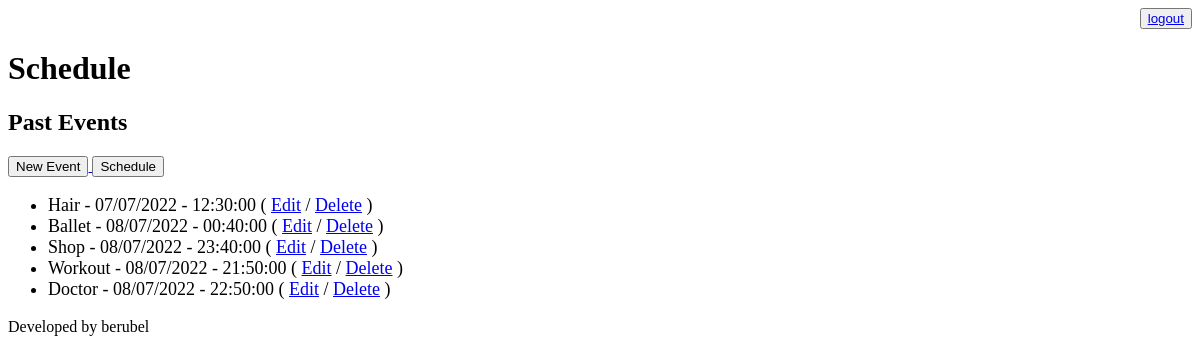
The page /agenda/historico/ (signed in) on the database as committed earlier.
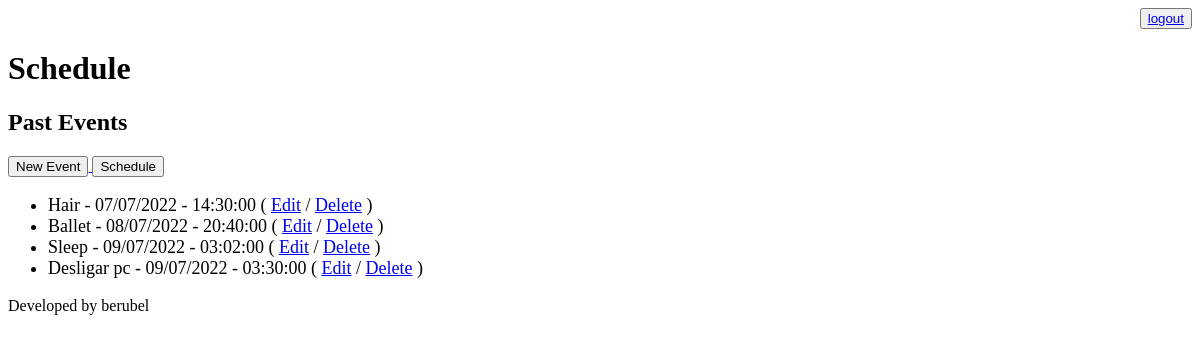
The same page on the database as committed later.
### core/models.py (models this page shows, shortened)
class Evento(models.Model):
    titulo = models.CharField(max_length=100)
    descricao = models.TextField(blank=True)
    data_evento = models.DateTimeField(verbose_name='data do evento')
    data_criacao = models.DateTimeField(auto_now=True, verbose_name= 'data da criação')
    usuario = models.ForeignKey(User, on_delete=models.CASCADE) # on_delete parameter tells django
    local = models.CharField(max_length=100, null=True)                    # what to do if user is deleted
    class Meta:
        db_table = 'evento'
    def get_data_evento(self):
        return self.data_evento.strftime("%d/%m/%Y - %H:%M:%S")

### core/views.py (the view)
# urls.py: path('agenda/historico/', views.lista_eventos_historico),
@login_required(login_url='/login/')
def lista_eventos_historico(request):
    usuario = request.user
    data_atual = datetime.now() - timedelta(hours=1)
    evento = Evento.objects.filter(usuario=usuario, data_evento__lt=data_atual) # events in the past
    data = {'eventos': evento}
    return render(request, 'historico.html', data)

### templates/historico.html
{% extends "model-page.html" %}
{% block content%}
    <h2>Past Events</h2>
    <a href="evento/">
        <button type="button">New Event</button>
    </a>
    <a href="/">
         <button type="button">Schedule</button>
    </a>
    <ul style="font-size: 18px">
    {% for evento in eventos %}
        <li>
            {{ evento.titulo }} - {{ evento.get_data_evento }}
            ( <a href="evento/?id={{ evento.id }}">Edit</a>
            / <a href="evento/delete/{{ evento.id }}/">Delete</a> )
        </li>
    {% endfor %}
    </ul>
{% endblock %}

### templates/model-page.html
<!DOCTYPE html>
<html lang="en">
<head>
    {% include "model-header.html"%}
</head>
<body>
    {% block content %} {% endblock %}
    {% include "model-footer.html" %}
</body>
</html>

### templates/model-header.html (shortened to what this page needs)
<div align="right">
    <button>
        <a href="/logout">logout</a>
    </button>
</div>
<h1>Schedule</h1>

### templates/model-footer.html
<p>Developed by berubel</p>

Rows that differ between the two databases and show on the page:
removed Evento: titulo "Shop", get_data_evento "08/07/2022 - 23:40:00"
removed Evento: titulo "Workout", get_data_evento "08/07/2022 - 21:50:00"
removed Evento: titulo "Doctor", get_data_evento "08/07/2022 - 22:50:00"
changed Evento "Hair": get_data_evento "07/07/2022 - 12:30:00" → "07/07/2022 - 14:30:00"
changed Evento "Ballet": get_data_evento "08/07/2022 - 00:40:00" → "08/07/2022 - 20:40:00"
added Evento: titulo "Sleep", get_data_evento "09/07/2022 - 03:02:00"
added Evento: titulo "Desligar pc", get_data_evento "09/07/2022 - 03:30:00"
